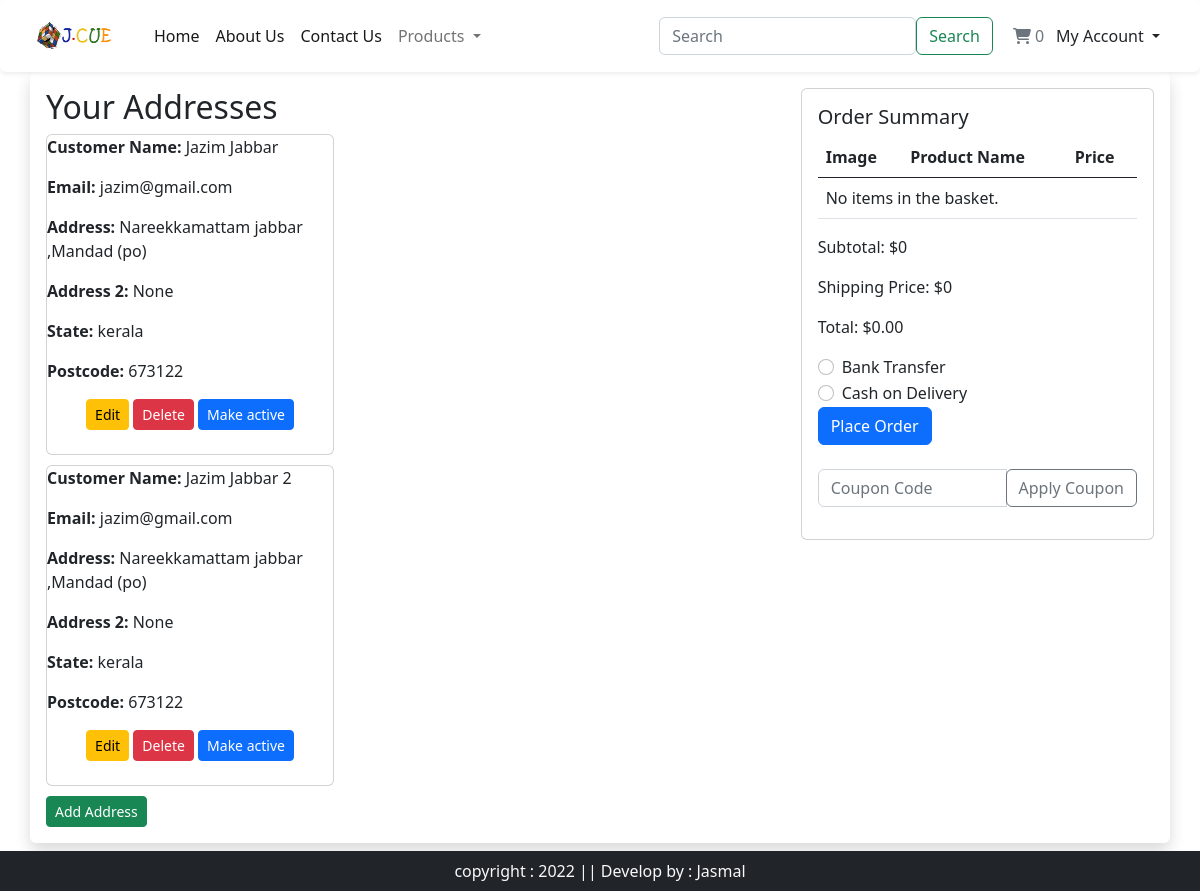
The page /payment/payment/address/ (signed in) on the database its author committed.
### payment/models.py (models this page shows, shortened)
class Address(models.Model):
    user = models.ForeignKey(User, on_delete=models.CASCADE)
    full_name = models.CharField(max_length=50, null=True, blank=True)
    address1 = models.CharField(max_length=250, null=True, blank=True)
    address2 = models.CharField(max_length=250, null=True, blank=True)
    city = models.CharField(max_length=100, null=True, blank=True)
    phone = models.CharField(max_length=100, null=True, blank=True)
    post_code = models.CharField(max_length=20, null=True, blank=True)
    flag = models.BooleanField(default=False)
    class Meta:
        verbose_name_plural = "Addresses"

### payment/views.py (the view, shortened to what this page needs)
# urls.py: path('payment/address/', BasketView, name='basket_view'),
@login_required
def BasketView(request):
    billing_address = Address.objects.filter(user=request.user)
    return render(request, 'payment/address.html', {'billing_address': billing_address})

### acount/context_processor.py (called while the page is built)
def categories(request):
    cat = Category.objects.all()
    return {'cat': cat}

### basket/basket.py (called while the page is built)
    def __len__(self):
        return sum(item['qty'] for item in self.basket.values())

    def get_subtotal_price(self):
        return sum(Decimal(item['price']) * item['qty'] for item in self.basket.values())

    def get_total_price(self):
        subtotal = sum(Decimal(item['price']) * item['qty'] for item in self.basket.values())
        if subtotal == 0:
            shipping = Decimal(0.00)
        else:
            shipping = Decimal(11.50)
        total = subtotal + Decimal(shipping)
        return round(total, 2)

    def shipping_price(self):
        if self.__len__() != 0:
            return (Decimal(11.50))
        return (Decimal(0))

### basket/context_processors.py (called while the page is built)
def basket(request):
    return {'basket':Basket(request)}

### templates/payment/address.html (shortened to what this page needs)
{% extends "app/base.html" %}
{% load static %}
{% block main-content %}
  <div class="container shadow p-3 mb-5 bg-white rounded">
    <div class="row">
      <div class="col-md-8">
        <h2>Your Addresses</h2>
        <div class="col-md-12">
          {% for address in billing_address %}
            <div class="card d-flex justify-content-between align-items-center" style="width: 18rem; margin-bottom: 10px;">
              <div>
                <p><strong>Customer Name:</strong> {{ address.full_name }}</p>
                <p><strong>Email:</strong> {{ address.user.email }}</p>
                <p><strong>Address:</strong> {{ address.address1 }}</p>
                <p><strong>Address 2:</strong> {{ address.address2 }}</p>
                <p><strong>State:</strong> {{ address.city }}</p>
                <p><strong>Postcode:</strong> {{ address.post_code }}</p>
              </div>
              <div class="d-flex">
                <a href="{% url 'payment:edit_address' address.id  %}" class="btn btn-warning btn-sm">Edit</a>
                {% if not address.flag  %}
                <a href="{% url 'payment:delete_address' address.id %}" class="btn btn-danger btn-sm">Delete</a>
                <a href="{% url 'payment:address_active' address.id  %}" class="btn btn-primary btn-sm">Make active</a>
                {% endif %}
              </div>
              <br>
            </div>
          {% endfor %}
          <a href="{% url 'payment:add_address' %}" class="btn btn-success btn-sm">Add Address</a>
        </div>
      </div>
      <div class="col-md-4">
        <div class="card">
          <div class="card-body">
            <h5 class="card-title">Order Summary</h5>
            <table class="table ">
              <thead>
                <tr>
                  <th scope="col">Image</th>
                  <th scope="col">Product Name</th>
                  <th scope="col">Price</th>
                </tr>
              </thead>
              <tbody>
                {% for item in basket %}
                  {% with product=item.product %}
                    <tr>
                      <td>
                        <img class="img-fluid mx-auto d-block" alt="Product Image" src="{{ product.image1.url }}" style="max-width: 50px; max-height: 50px;">
                      </td>
                      <td>
                        <p>{{ product.title }}</p>
                      </td>
                      <td>
                        <p> ₹{{ product.price }}</p>
                      </td>
                    </tr>
                  {% endwith %}
                {% empty %}
                  <tr>
                    <td colspan="4">No items in the basket.</td>
                  </tr>
                {% endfor %}
              </tbody>
            </table>
              <p>Subtotal: ${{ basket.get_subtotal_price }}</p>
              <p>Shipping Price: ${{basket.shipping_price}}</p>
              <p>Total: ${{ basket.get_total_price }}</p>
            <form action="{% url 'payment:address' %}" method="post">
            <div  class="form-check">
              <input type="radio" class="form-check-input" id="bankPayment" name="paymentMethod" value="bank">
              <label class="form-check-label" for="bankPayment">Bank Transfer</label>
            </div>
            <div class="form-check">
              <input type="radio" class="form-check-input" id="codPayment" name="paymentMethod" value="cod">
              <label class="form-check-label" for="codPayment">Cash on Delivery</label>
            </div>
            <button type="submit" class="btn btn-primary btn-block">Place Order</button>
          </form>
            <br>
            <div class="input-group mb-3">
              <input type="text" class="form-control" placeholder="Coupon Code" aria-label="Coupon Code" aria-describedby="applyCoupon">
              <div class="input-group-append">
                <button class="btn btn-outline-secondary" type="button" id="applyCoupon">Apply Coupon</button>
              </div>
            </div>
          </div>
        </div>
      </div>
    </div>
  </div>
{% endblock %}

### rows shown on the page
Address: full_name "Jazim Jabbar", user.email "jazim@gmail.com", address1 "Nareekkamattam jabbar ,Mandad (po)", address2 "None", city "kerala", post_code "673122", flag "Delete"
Address: full_name "Jazim Jabbar 2", user.email "jazim@gmail.com", address1 "Nareekkamattam jabbar ,Mandad (po)", address2 "None", city "kerala", post_code "673122", flag "Delete"

### other values the page prints
{{ basket.get_subtotal_price }} "0"
{{ basket.shipping_price }} "0"
{{ basket.get_total_price }} "0.00"
